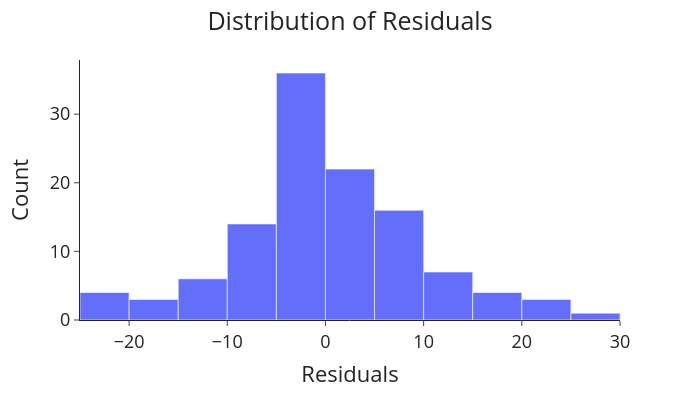

Notebook source saved alongside this figure:
### Markdown cell above
A histogram of the residuals will determine if they have a mean of zero and are symmetric (no bias):

### Code cell
# Import plotly
import plotly.express as px

# Plot histogram of the residuals
fig = px.histogram(train, x="residuals")
fig.update_layout(template="simple_white", font=dict(size=18),
                  title_text='Distribution of Residuals',
                  width=700, title_x=0.5, height=400,
                  xaxis_title='Residuals', yaxis_title='Count')
fig.show()

# Mean of residuals
print(train['residuals'].mean())

### Figure 1 — Plotly figure (JSON) as saved in the notebook; plotly's stock layout.template omitted (floating-point values rounded to 4 significant figures)
{"data": [{"bingroup": "x", "hovertemplate": "residuals=%{x}<br>count=%{y}<extra></extra>", "legendgroup": "", "marker": {"color": "#636efa", "pattern": {"shape": ""}}, "name": "", "orientation": "v", "showlegend": false, "type": "histogram", "x": [0.0003639, -1.392, -0.4841, 2.201, 2.447, 2.315, 0.2857, 0.3985, 0.2025, -0.04576, -2.553, -6.3, -10.23, -2.367, -1.773, -2.947, -2.318, 8.893, 12.77, 8.019, 6.401, -1.827, -4.326, 4.933, 7.027, -4.986, 5.897, -5.353, 16.94, -10.16, -4.946, 0.9187, 2.551, 7.683, 9.226, -3.939, -0.1264, 0.8608, -17.2, -7.726, -5.518, 21.36, -1.063, 11.79, -6.898, 6.696, 7.766, 2.321, -2.404, -11.49, 10.8, 16.74, -0.7402, -19.96, -5.123, -3.809, -2.803, -4.162, -8.911, -7.131, -4.474, -23.41, -4.215, -2.972, 11.03, 15.25, 23.71, -4.706, 0.01903, -3.321, 2.161, 0.8476, 8.218, 4.182, -22.08, -3.369, -4.345, 14.39, 24.66, 6.996, 9.094, 1.567, -4.032, 8.242, -0.6525, 5.147, -6.771, -11.64, -5.328, 5.798, -3.67, 12.67, 1.899, -3.989, 2.454, -6.48, -1.886, -5.158, 5.07, -5.388, -4.115, 4.049, 0.1836, 16.62, 4.531, -0.5708, -1.536, -12.27, -14.42, -17.56, -24.71, -22.89, -7.984, -0.713, 11.28, 25.52], "xaxis": "x", "yaxis": "y"}], "layout": {"barmode": "relative", "font": {"size": 18}, "height": 400, "legend": {"tracegroupgap": 0}, "margin": {"t": 60}, "title": {"text": "Distribution of Residuals", "x": 0.5}, "width": 700, "xaxis": {"anchor": "y", "domain": [0.0, 1.0], "title": {"text": "Residuals"}}, "yaxis": {"anchor": "x", "domain": [0.0, 1.0], "title": {"text": "Count"}}}}
